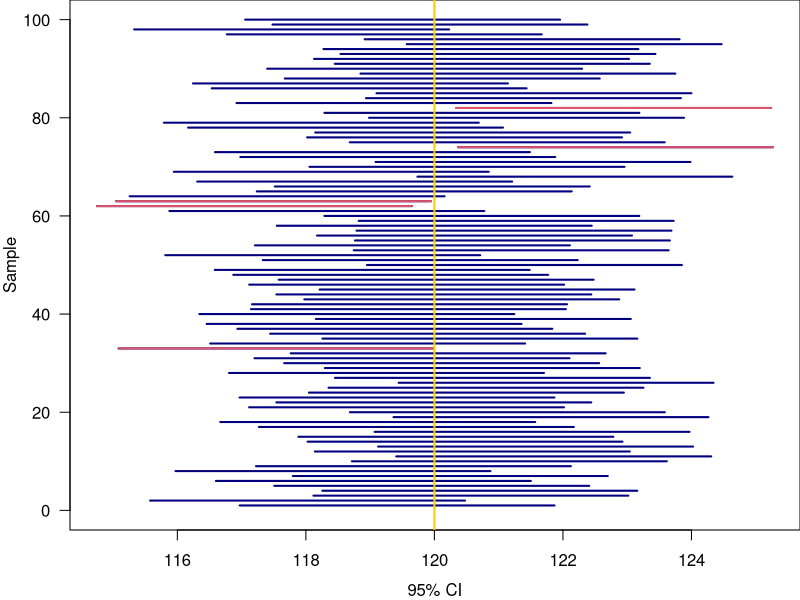

The R script that drew this image:
## ---- chunk 1
#| echo: false
#| message: false
knitr::opts_chunk$set(
    fig.asp = 0.618,
    fig.align = "center",
    out.width = "100%",
    fig.retina = 10,
    fig.path = "../slides/images/15-probstat/",
    message = FALSE,
    global.par = TRUE
)
library(fontawesome)
library(tidyverse)
## ---- chunk 2
#| echo: false
par(mar = c(3.5, 3.5, 0, 0), mgp = c(2.5, 1, 0))
mu <- 120; sig <- 5 
al <- 0.05; M <- 100; n <- 16

set.seed(2024)
x_rep <- replicate(M, rnorm(n, mu, sig))
xbar_rep <- apply(x_rep, 2, mean)
E <- qnorm(p = 1 - al / 2) * sig / sqrt(n)
ci_lwr <- xbar_rep - E
ci_upr <- xbar_rep + E

plot(NULL, xlim = range(c(ci_lwr, ci_upr)), ylim = c(0, 100), 
     xlab = "95% CI", ylab = "Sample", las = 1)
mu_out <- (mu < ci_lwr | mu > ci_upr)
segments(x0 = ci_lwr, y0 = 1:M, x1 = ci_upr, col = "navy", lwd = 2)
segments(x0 = ci_lwr[mu_out], y0 = (1:M)[mu_out], x1 = ci_upr[mu_out], col = 2, lwd = 2)
abline(v = mu, col = "#FFCC00", lwd = 2)
